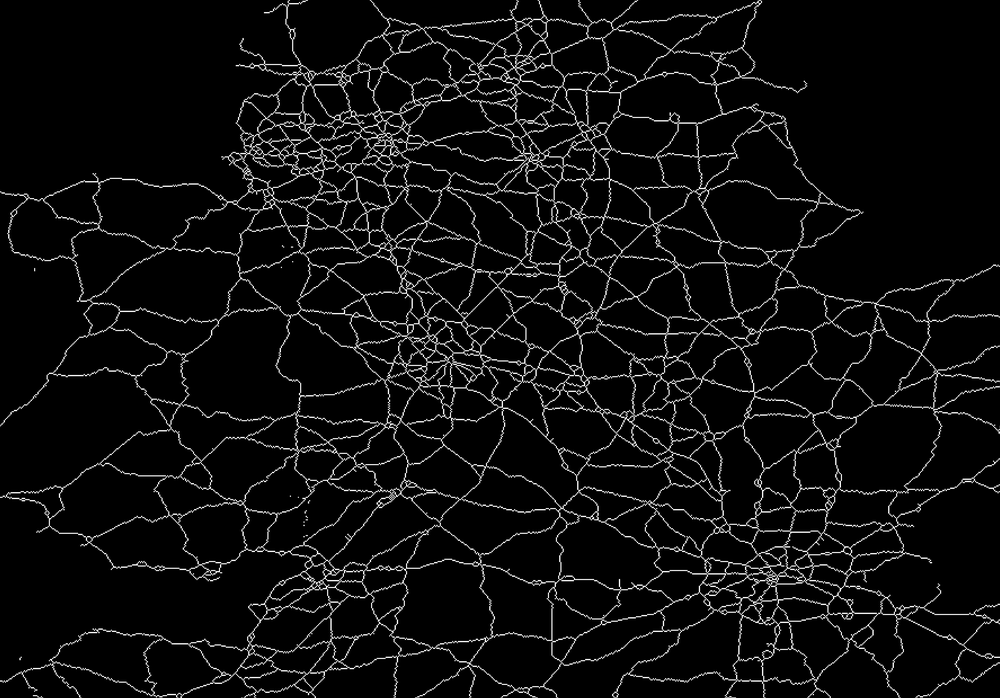
#> input picture SourceFile/images/Others/skel.png, 1000 x 698 px, shrunk from 4891 x 3414 before the run, found by its file name
$ python 'old intersection detection.py'
#> lines starting #> are read from the running program, lines starting #| are printed output that depends on the picture; after the words box and inside, x2 and y2 are one past the last pixel; in counts of white or black regions, pixels touching at a corner belong together
import cv2
import numpy as np


# Load image, grayscale, Gaussian blur, Otsus threshold
path = "C:/Users/Manny/Documents/Capstone_Repo/22-23_CE301_olaoye_emmanuel_o\SourceFile/images/skel.png"


image = cv2.imread(path)
#> image is the input picture: shape (698, 1000, 3); min 0, max 255, mean 14.7


gray = cv2.cvtColor(image, cv2.COLOR_BGR2GRAY)
blur = cv2.GaussianBlur(gray, (3,3), 0)
thresh = cv2.threshold(blur, 0, 255, cv2.THRESH_BINARY + cv2.THRESH_OTSU)[1]
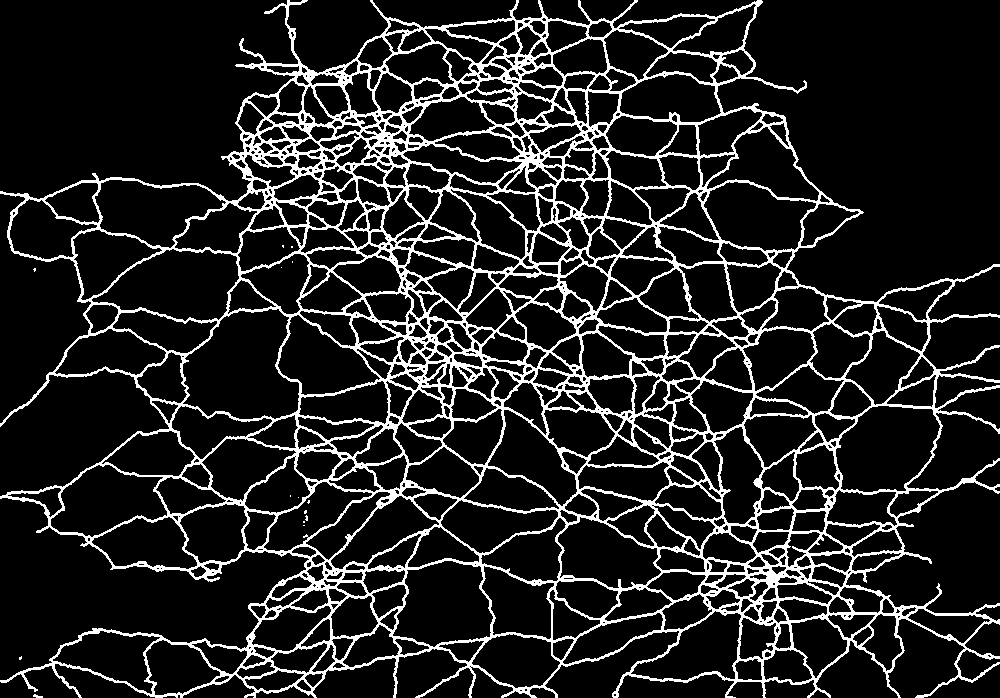
#> thresh: shape (698, 1000); 13.5% white in thin lines or dots

# Find horizonal lines
horizontal_kernel = cv2.getStructuringElement(cv2.MORPH_RECT, (5,1))
horizontal = cv2.morphologyEx(thresh, cv2.MORPH_OPEN, horizontal_kernel, iterations=1)
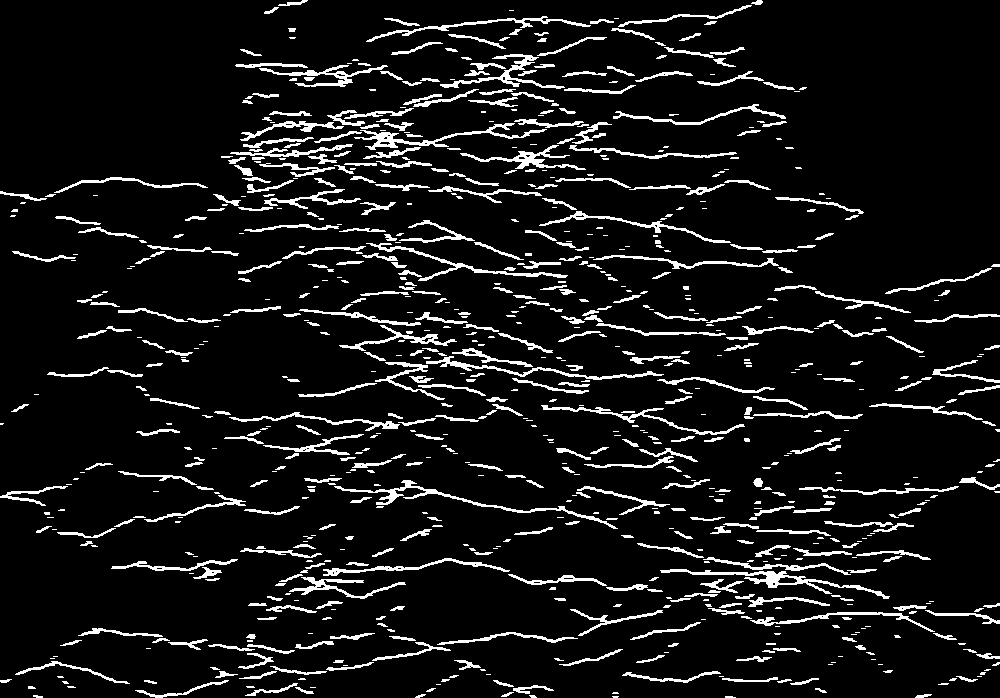
#> horizontal: shape (698, 1000); 8.5% white; 825 white regions (356 under 20 px), largest, box (x1, y1, x2, y2) and area: (660, 569, 890, 599) 1079, (334, 480, 618, 529) 1061, (354, 123, 547, 150) 958

# Find vertical lines
vertical_kernel = cv2.getStructuringElement(cv2.MORPH_RECT, (1,5))
vertical = cv2.morphologyEx(thresh, cv2.MORPH_OPEN, vertical_kernel, iterations=1)
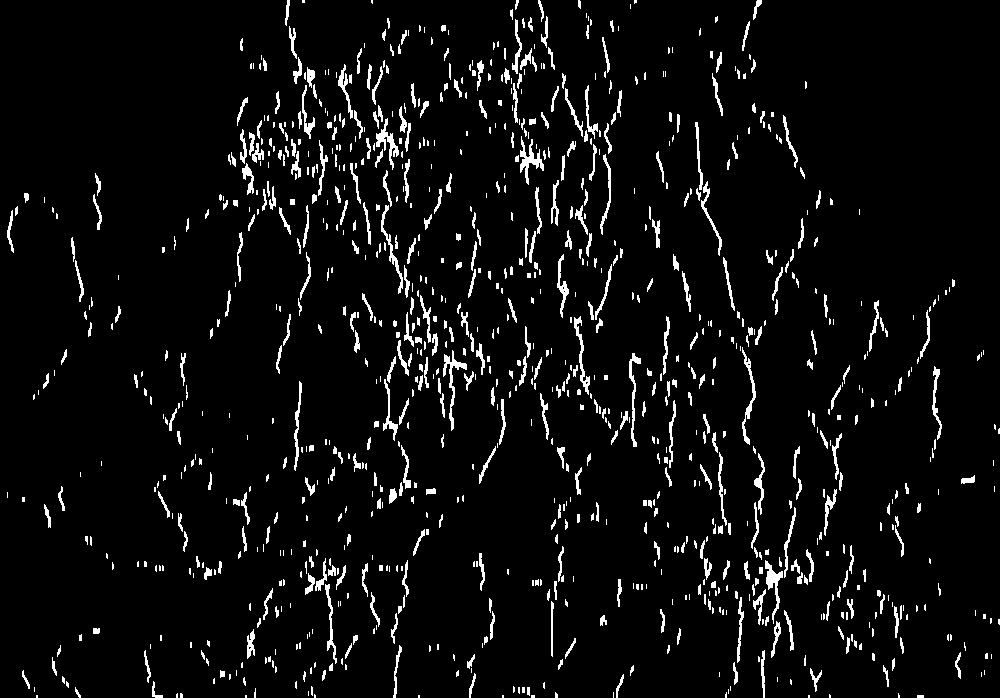
#> vertical: shape (698, 1000); 5.3% white; 1032 white regions (544 under 20 px), largest, box (x1, y1, x2, y2) and area: (443, 350, 467, 431) 394, (520, 136, 544, 185) 392, (376, 118, 399, 170) 357

# Find joint intersections then the centroid of each joint
joints = cv2.bitwise_and(horizontal, vertical)
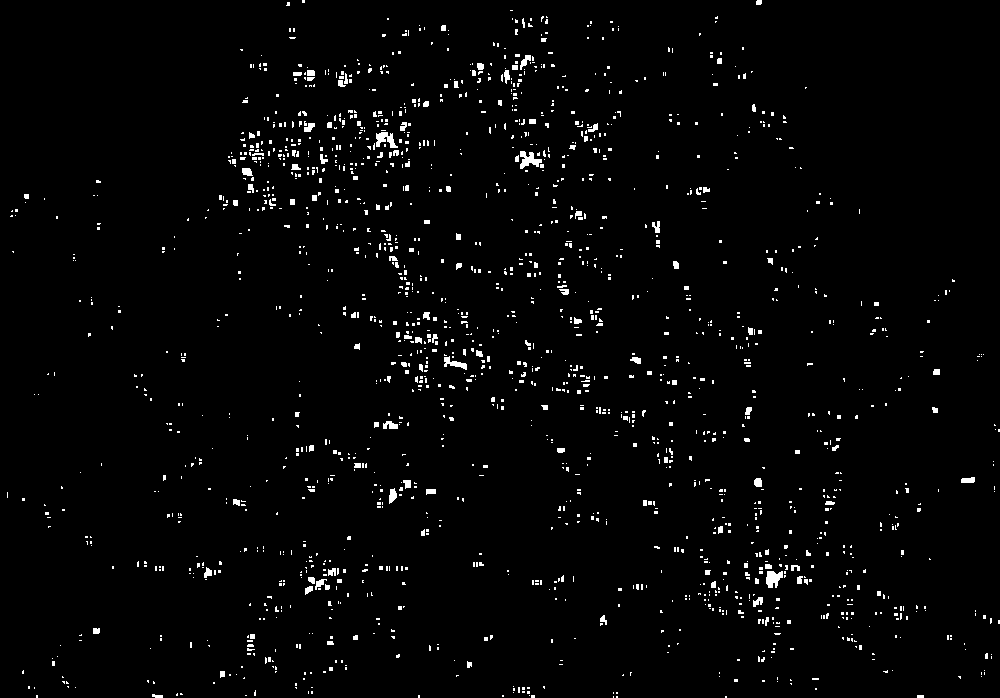
#> joints: shape (698, 1000); 2.2% white; 1784 white regions (1645 under 20 px)
cnts = cv2.findContours(joints, cv2.RETR_EXTERNAL, cv2.CHAIN_APPROX_SIMPLE)
#> cnts = 1784 contours, 1719 with area under 20; largest, box (x1, y1, x2, y2) and area: (766, 571, 783, 588) 172, (520, 151, 542, 169) 172, (376, 132, 398, 148) 156, (444, 356, 467, 370) 104, (389, 488, 397, 504) 69
cnts = cnts[0] if len(cnts) == 2 else cnts[1]
for c in cnts:
    # Find centroid and draw center point
    x,y,w,h = cv2.boundingRect(c)
    centroid, coord, area = cv2.minAreaRect(c)
    cx, cy = int(centroid[0]), int(centroid[1])
    cv2.circle(image, (cx, cy), 5, (255,100,200), -1)
#> this loop made 1784 passes
#> (c, x, y, w, h, centroid, coord, area) on passes 1 to 3: ([[725, 696], [725, 697], [726, 697], [726, 696]], 725, 696, 2, 2, (725.5, 696.5), (1, 1), -90), ([[616, 696], [616, 697], [617, 697], [617, 696]], 616, 696, 2, 2, (616.5, 696.5), (1, 1), -90), ([[613, 696], [613, 697]], 613, 696, 1, 2, (613, 696.5), (1, 0), -90)
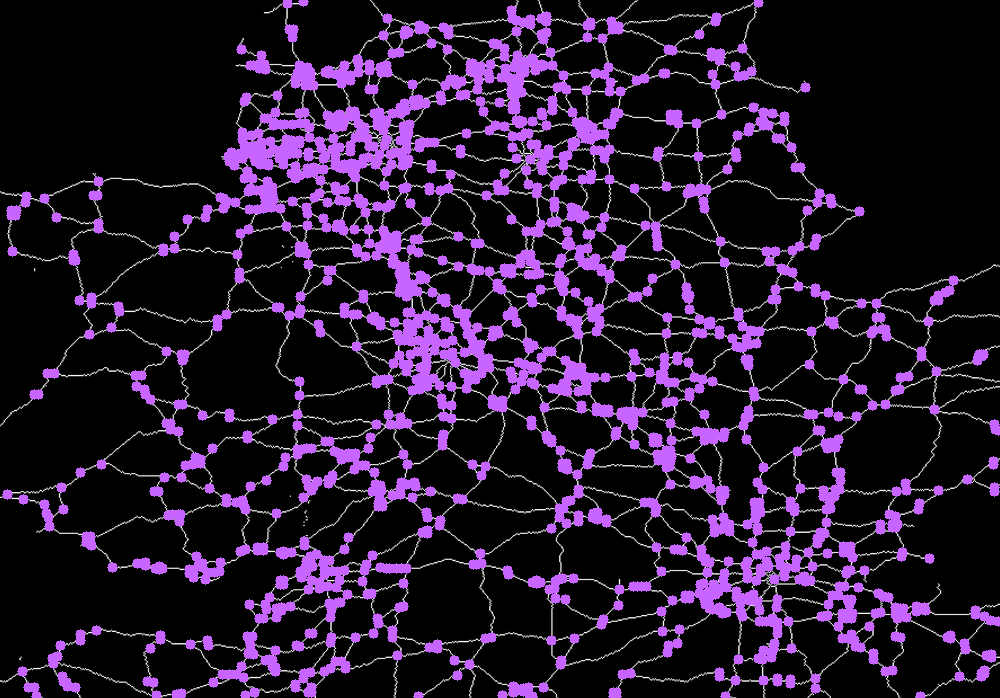
#> image: shape (698, 1000, 3); 15.07% of pixels changed, all inside (x1, y1, x2, y2) = (2, 0, 1000, 698)

# Find endpoints
corners = cv2.goodFeaturesToTrack(thresh, 5, 0.5, 10)
#> corners = [[314, 585], [403, 109], [849, 616], [561, 284], [580, 124]]
corners = np.int0(corners)
for corner in corners:
    x, y = corner.ravel()
    cv2.circle(image, (x, y), 5, (255,100,0), -1)
#> this loop made 5 passes
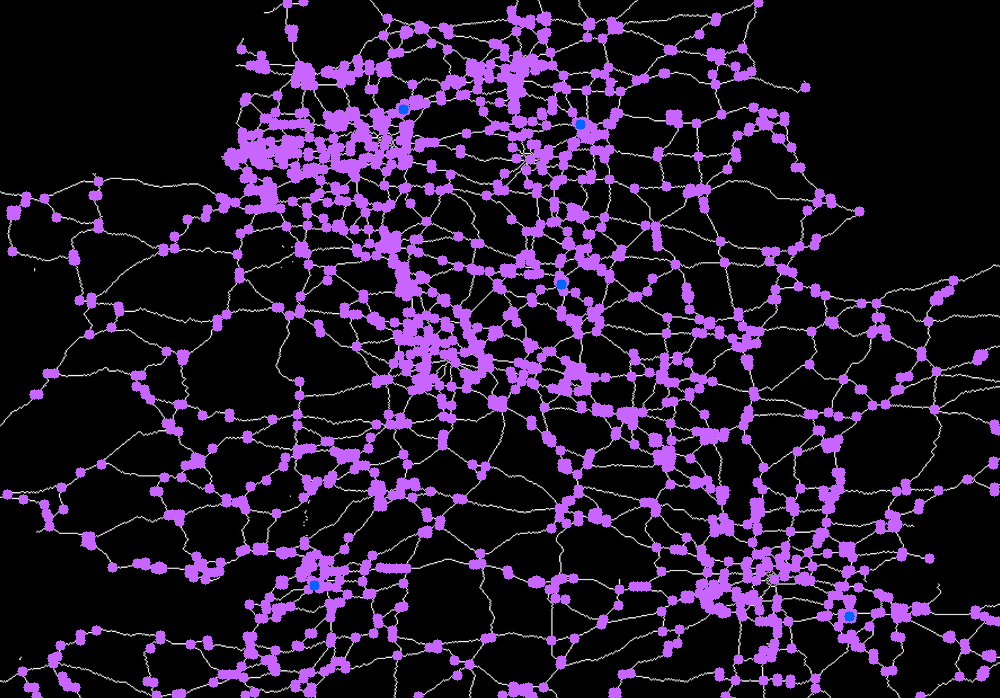
#> image: shape (698, 1000, 3); 0.06% of pixels changed, all inside (x1, y1, x2, y2) = (309, 104, 855, 622)

cv2.imshow('thresh', thresh)
cv2.imshow('joints', joints)
cv2.imshow('horizontal', horizontal)
cv2.imshow('vertical', vertical)
cv2.imshow('image', image)
cv2.waitKey()

$ run again, with SourceFile/images/Others/Lon.png copied over SourceFile/images/Others/skel.png
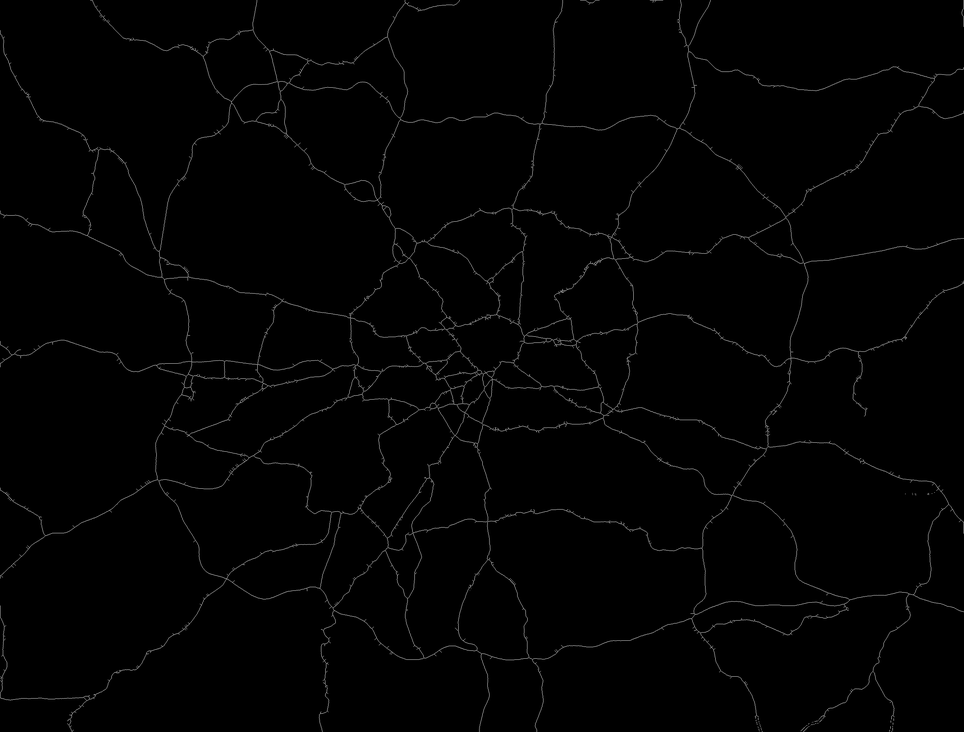
#> input picture SourceFile/images/Others/Lon.png, 964 x 732 px, shrunk from 2682 x 2037 before the run, found by its file name
#> image is the input picture: shape (732, 964, 3); min 0, max 145, mean 2.4
#> thresh: shape (732, 964); 5.6% white in thin lines or dots
#> horizontal: shape (732, 964); 3.1% white in thin lines or dots
#> vertical: shape (732, 964); 2.3% white in thin lines or dots
#> joints: shape (732, 964); 0.54% white in thin lines or dots
#> cnts = 671 contours, 660 with area under 20; largest, box (x1, y1, x2, y2) and area: (544, 337, 551, 344) 30, (818, 715, 826, 724) 28, (557, 338, 562, 346) 26, (473, 442, 480, 448) 25, (474, 369, 479, 378) 24
#> the loop `for c in cnts:` made 671 passes
#> (c, x, y, w, h, centroid, coord, area) on passes 1, 2, 4: ([[758, 730], [761, 730]], 758, 730, 4, 1, (759.5, 730), (0, 3), -90), ([[889, 729], [889, 731], [892, 731], [892, 729]], 889, 729, 4, 3, (890.5, 730), (2, 3), -90), ([[758, 727], [761, 727]], 758, 727, 4, 1, (759.5, 727), (0, 3), -90)
#> after the loop `for c in cnts:`:
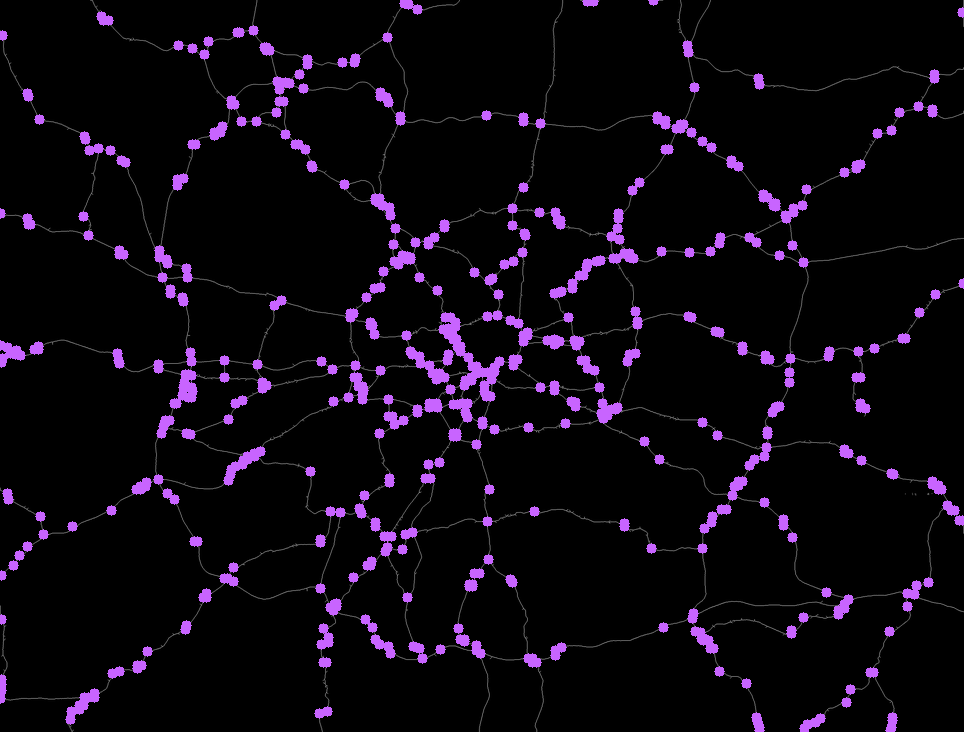
#> image: shape (732, 964, 3); 5.75% of pixels changed, all inside (x1, y1, x2, y2) = (0, 0, 964, 732)
#> corners = [[915, 494], [690, 613], [42, 535], [256, 455], [329, 369]]
#> the loop `for corner in corners:` made 5 passes
#> after the loop `for corner in corners:`:
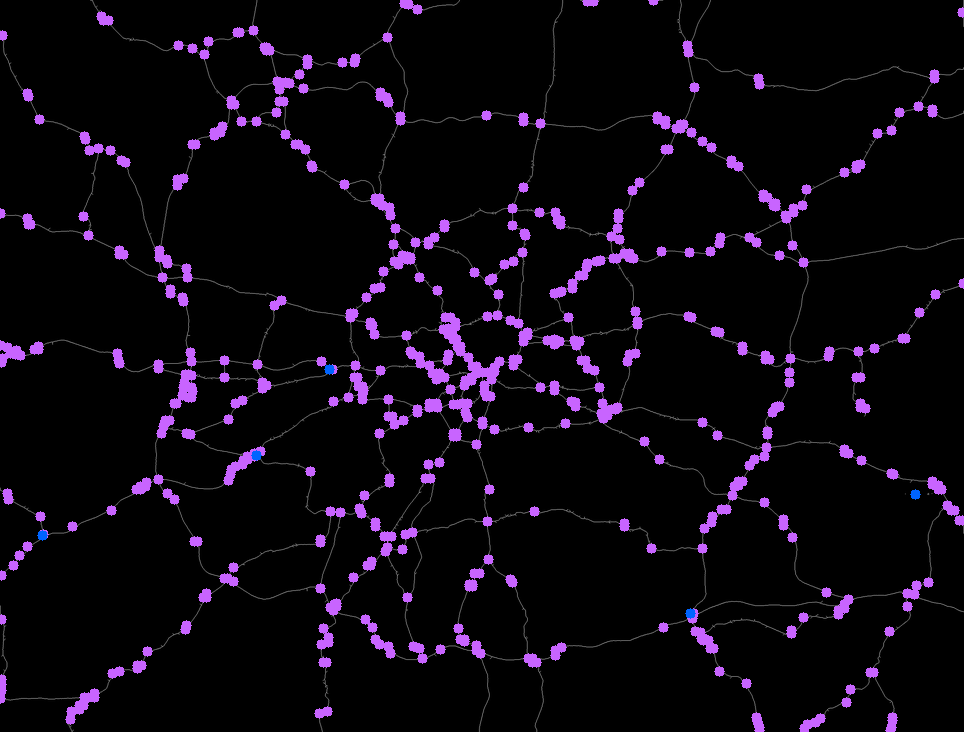
#> image: shape (732, 964, 3); 0.06% of pixels changed, all inside (x1, y1, x2, y2) = (37, 364, 921, 619)
